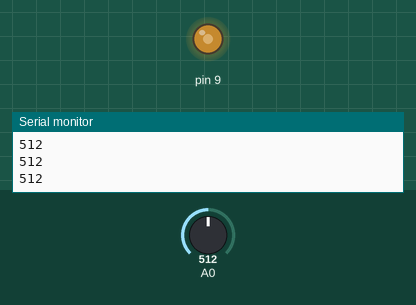
This sketch was run on a simulated Arduino Uno, built with avr-gcc and run on an emulated ATmega328P. Parts: output pins drawn as LEDs (lit = HIGH), the last lines printed to the serial monitor. The test bench sets the inputs (shaded band); at power-on: A0 = 512.

Above: at 1.2 s.
1.3 s: A0 set to 716
At 1.9 s:
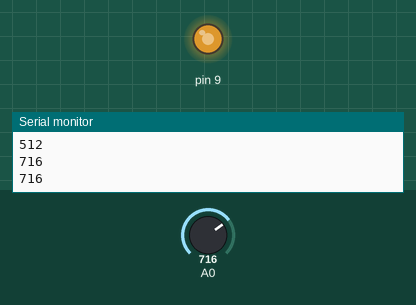
3.0 s: A0 set to 900
At 4.2 s:
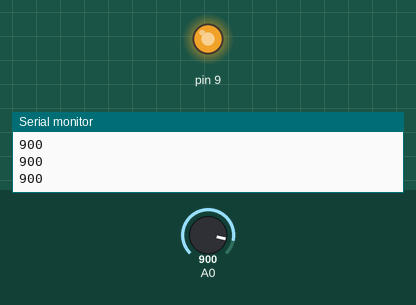
4.5 s: A0 set to 122
At 5.6 s:
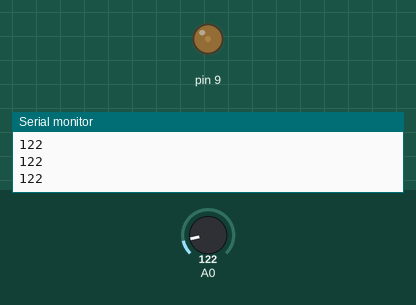
6.0 s: A0 set to 0
At 6.8 s:
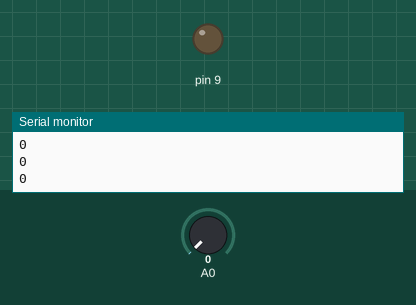
7.5 s: A0 set to 511
At 8.0 s:
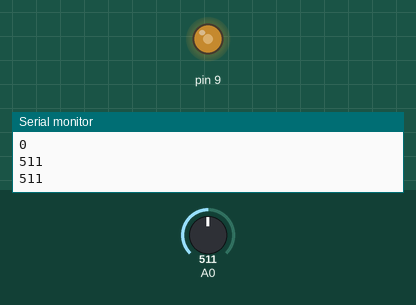
Timing chart, 0 to 10.0 s (numbered marks = the images above; inputs shaded):
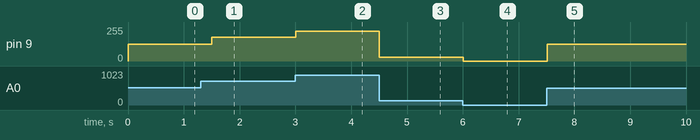

Measured:
- after the input at 1.3 s, pin 9: 127/255 → 178/255 after 0.20 s
- after the input at 3.0 s, pin 9: 178/255 → 224/255 at once
- after the input at 4.5 s, pin 9: 224/255 → 30/255 at once
- after the input at 6.0 s, pin 9: 30/255 → 0/255 at once
- after the input at 7.5 s, pin 9: 0/255 → 127/255 at once

The sketch:

pot-lento.ino
```cpp
// Fallo: todo en un loop con delay(250): el brillo tarda hasta 250 ms en seguir al potenciómetro.
void setup() {
  Serial.begin(9600);
}

void loop() {
  int lectura = analogRead(A0);
  analogWrite(9, map(lectura, 0, 1023, 0, 255));
  Serial.println(lectura);
  delay(250);
}
```
